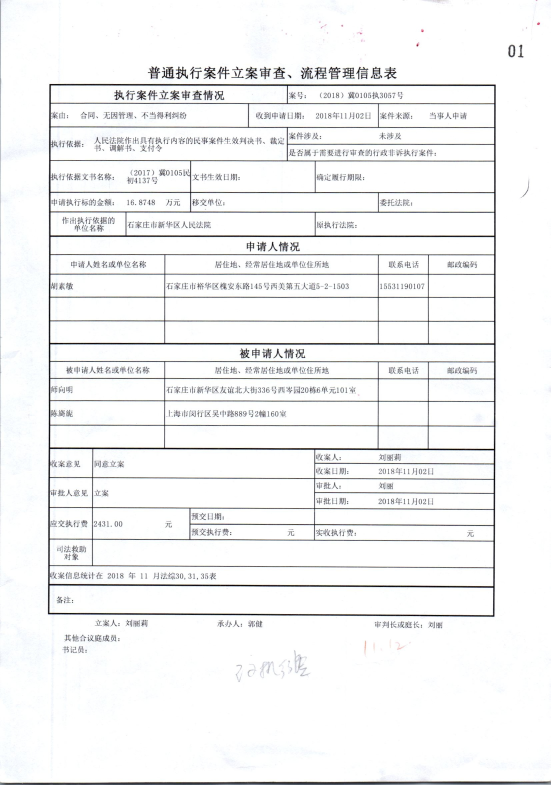
#> input picture 0.jpg, 1651 x 2355 px (shown at 1/3 size)
$ python my2.py   (older library calls are emulated)
#> lines starting #> are read from the running program, lines starting #| are printed output that depends on the picture; after the words box and inside, x2 and y2 are one past the last pixel; in counts of white or black regions, pixels touching at a corner belong together
# coding:utf8


import cv2
import numpy as np


def preprocess(gray):
    # 1. Sobel算子，x方向求梯度
    sobel = cv2.Sobel(gray, cv2.CV_8U, 1, 1, ksize=3)
    # 2. 二值化
    ret, binary = cv2.threshold(sobel, 0, 255, cv2.THRESH_OTSU + cv2.THRESH_BINARY)
    # 3. 膨胀和腐蚀操作的核函数
    element1 = cv2.getStructuringElement(cv2.MORPH_RECT, (30, 10))
    element2 = cv2.getStructuringElement(cv2.MORPH_RECT, (24, 6))

    # 4. 膨胀一次，让轮廓突出
    dilation = cv2.dilate(binary, element2, iterations=1)

    # 5. 腐蚀一次，去掉细节，如表格线等。注意这里去掉的是竖直的线
    erosion = cv2.erode(dilation, element1, iterations=1)
    # [5 lines of commented-out code are left out]
    dilation2 = cv2.dilate(erosion, element2, iterations=1)

    # 7. 存储中间图片
    cv2.imwrite("binary.png", binary)
    cv2.imwrite("dilation.png", dilation)
    cv2.imwrite("erosion.png", erosion)
    cv2.imwrite("dilation2.png", dilation2)

    return dilation2


def findTextRegion(img):
    region = []

    # 1. 查找轮廓
    _, contours, hierarchy = cv2.findContours(img, cv2.RETR_TREE, cv2.CHAIN_APPROX_SIMPLE)  # opencv3.4

    # 2. 筛选那些面积小的
    for i in range(len(contours)):
        cnt = contours[i]
        # 计算该轮廓的面积
        area = cv2.contourArea(cnt)

        # 面积小的都筛选掉
        if area < 500:
            continue

        # 轮廓近似，作用很小
        epsilon = 0.001 * cv2.arcLength(cnt, True)
        approx = cv2.approxPolyDP(cnt, epsilon, True)

        # 找到最小的矩形，该矩形可能有方向
        rect = cv2.minAreaRect(cnt)
        print("rect is: ", rect)

        # box是四个点的坐标
        box = cv2.boxPoints(rect)
        box = np.int0(box)

        # 计算高和宽
        height = abs(box[0][1] - box[2][1])
        width = abs(box[0][0] - box[2][0])

        # 筛选那些太细的矩形，留下扁的
        if (height > width * 1.2):
            continue

        region.append(box)

    return region


def detect(img):
    # 1.  转化成灰度图
    gray = cv2.cvtColor(img, cv2.COLOR_BGR2GRAY)

    # 2. 形态学变换的预处理，得到可以查找矩形的图片
    dilation = preprocess(gray)

    # 3. 查找和筛选文字区域
    region = findTextRegion(dilation)

    # 4. 用绿线画出这些找到的轮廓
    for box in region:
        cv2.drawContours(img, [box], 0, (0, 255, 0), 2)

    cv2.namedWindow("img", cv2.WINDOW_NORMAL)
    cv2.imshow("img", img)

    # 带轮廓的图片
    cv2.imwrite("contours.png", img)

    cv2.waitKey(0)
    cv2.destroyAllWindows()


if __name__ == '__main__':
    # 读取文件
    img = cv2.imread('0.jpg')
#> img is the input picture: shape (2355, 1651, 3); mean B, G, R 243.8, 243.5, 242.9
    shape = img.shape
    img = cv2.resize(img, (img.shape[1], img.shape[0]))
    detect(img)
#> in preprocess, `sobel = cv2.Sobel(gray, cv2.CV_8U, 1, 1, ksize=3)`:
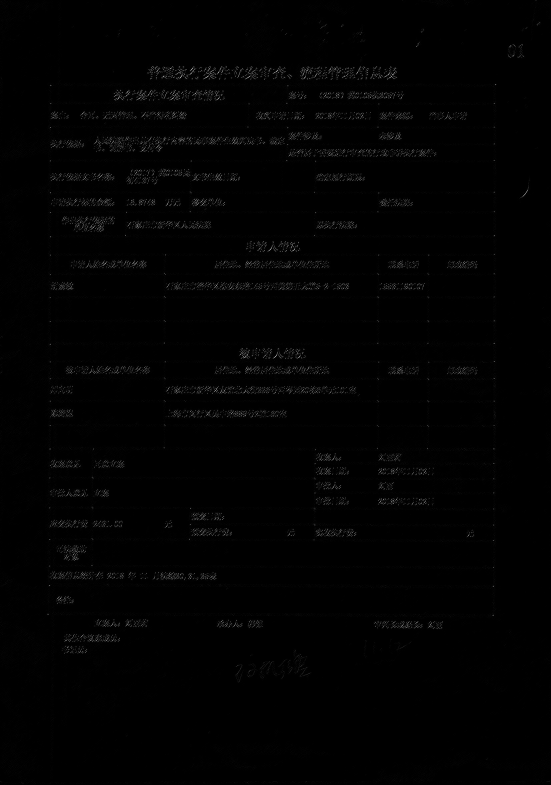
#> sobel: shape (2355, 1651) (shown at 1/3 size); min 0, max 255, mean 1.9
#> in preprocess, `ret, binary = cv2.threshold(sobel, 0, 255, cv2.THRESH_OTSU + cv2.THRES..`:
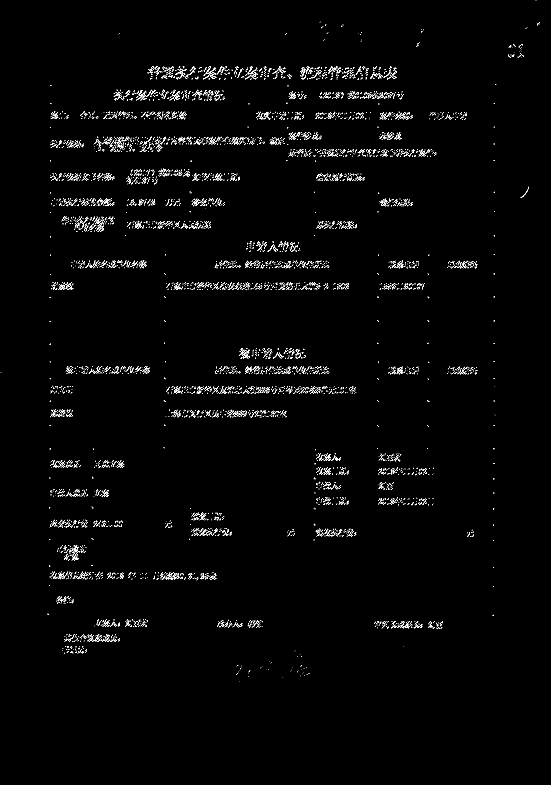
#> binary: shape (2355, 1651) (shown at 1/3 size); 1.2% white in thin lines or dots, all inside (x1, y1, x2, y2) = (1, 1, 1620, 2044)
#> in preprocess, `ret, binary = cv2.threshold(sobel, 0, 255, cv2.THRESH_OTSU + cv2.THRES..`: ret = 49
#> in preprocess, `dilation = cv2.dilate(binary, element2, iterations=1)`:
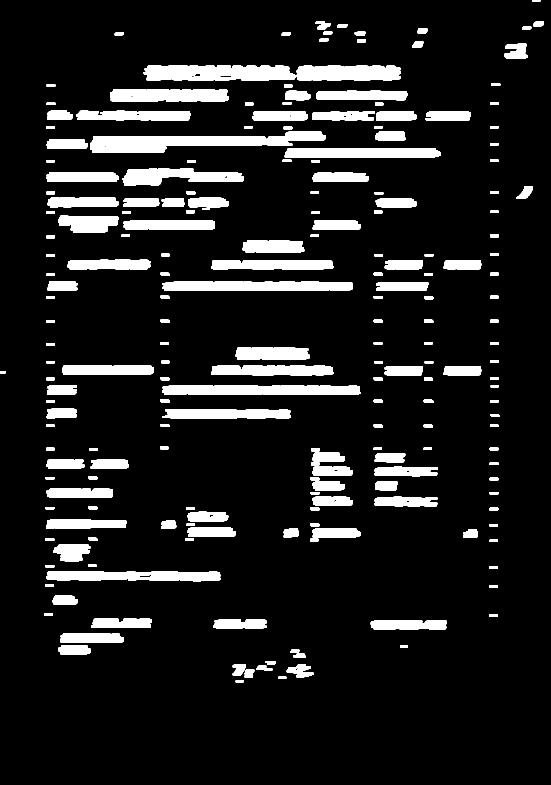
#> dilation: shape (2355, 1651) (shown at 1/3 size); 11% white; 213 white regions, largest, box (x1, y1, x2, y2) and area: (270, 394, 977, 459) 24490, (431, 196, 887, 242) 18282, (487, 1156, 1081, 1185) 16060
#> in preprocess, `erosion = cv2.erode(dilation, element1, iterations=1)`:
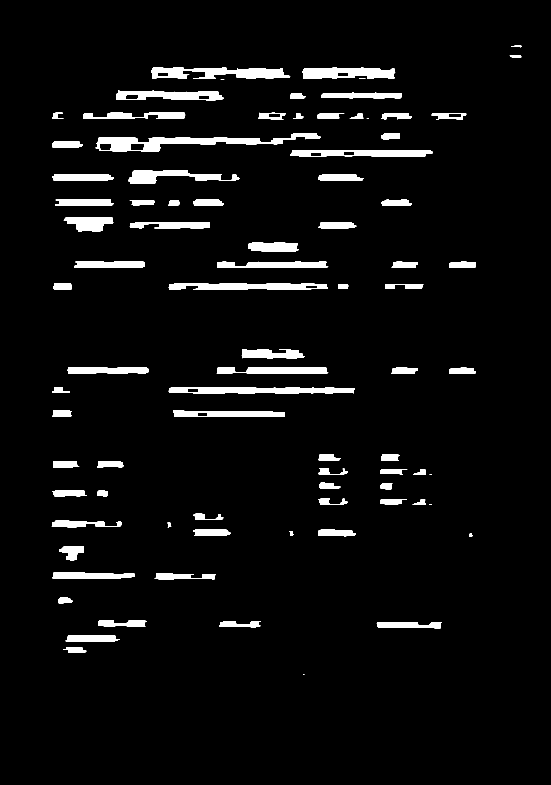
#> erosion: shape (2355, 1651) (shown at 1/3 size); 4.7% white; 84 white regions (5 under 20 px), largest, box (x1, y1, x2, y2) and area: (287, 399, 962, 455) 13141, (453, 201, 871, 237) 9207, (505, 1161, 1064, 1181) 8966
#> in preprocess, `dilation2 = cv2.dilate(erosion, element2, iterations=1)`:
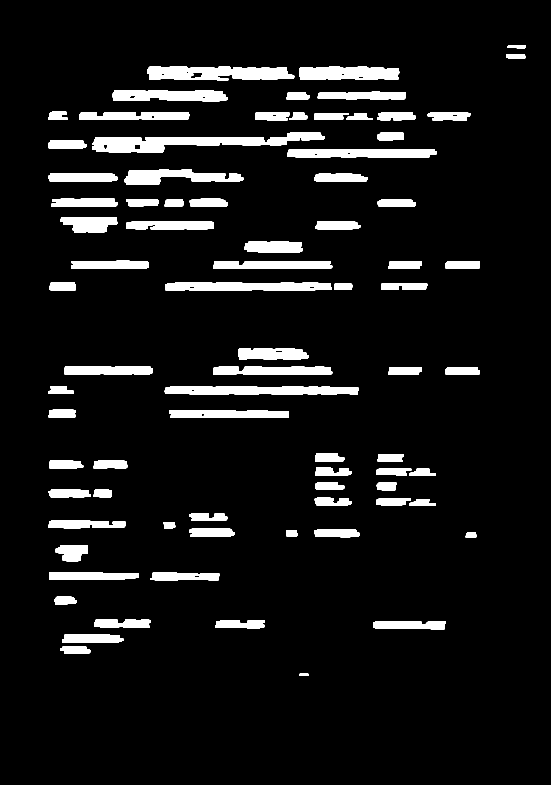
#> dilation2: shape (2355, 1651) (shown at 1/3 size); 7.8% white; 79 white regions
#> in findTextRegion, `_, contours, hierarchy = cv2.findContours(img, cv2.RETR_TREE, cv2.CHAI..`: contours = 96 contours; largest, box (x1, y1, x2, y2) and area: (276, 397, 974, 458) 19692, (442, 199, 883, 241) 14525, (494, 1159, 1076, 1184) 12523, (495, 848, 996, 872) 10781, (897, 200, 1198, 240) 10491
#> the loop in findTextRegion, `for i in range(len(contours)):` made 96 passes
#> (area, epsilon, rect, box, height, width) on passes 2 to 4: (1649, 0.219, ((225, 1950), (22, 90), -90), [[270, 1961], [180, 1961], [180, 1939], [270, 1939]], 22, 90), (3820.5, 0.406, ((277.5, 1915.5), (23, 183), -90), [[369, 1927], [186, 1927], [186, 1904], [369, 1904]], 23, 183), (4479, 0.493, ((1228, 1875.2), (22.83, 218), -89.66), [[1336, 1887], [1118, 1885], [1119, 1863], [1337, 1864]], 24, 217)
#> (printed output is left out)
#> after the loop in findTextRegion, `for i in range(len(contours)):`: region = 76 items
#> the loop in detect, `for box in region:` made 76 passes
#> box on passes 1 to 7: [[270, 1961], [180, 1961], [180, 1939], [270, 1939]], [[369, 1927], [186, 1927], [186, 1904], [369, 1904]], [[1336, 1887], [1118, 1885], [1119, 1863], [1337, 1864]], [[793, 1884], [646, 1884], [646, 1861], [793, 1861]], [[451, 1882], [283, 1882], [283, 1859], [451, 1859]], [[229, 1812], [163, 1812], [163, 1790], [229, 1790]], [[657, 1740], [452, 1740], [452, 1717], [657, 1717]]
#> after the loop in detect, `for box in region:`:
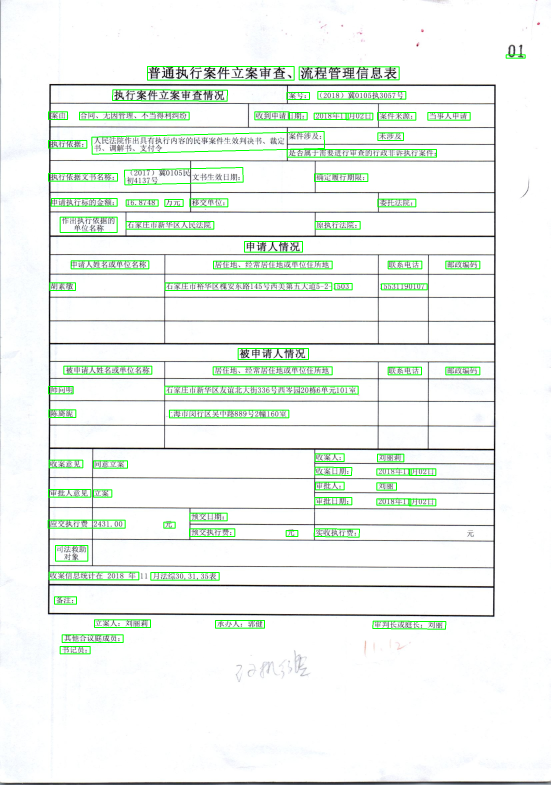
#> img: shape (2355, 1651, 3) (shown at 1/3 size); mean B, G, R 238.2, 243.7, 237.4

$ run again, with 1.jpg copied over 0.jpg
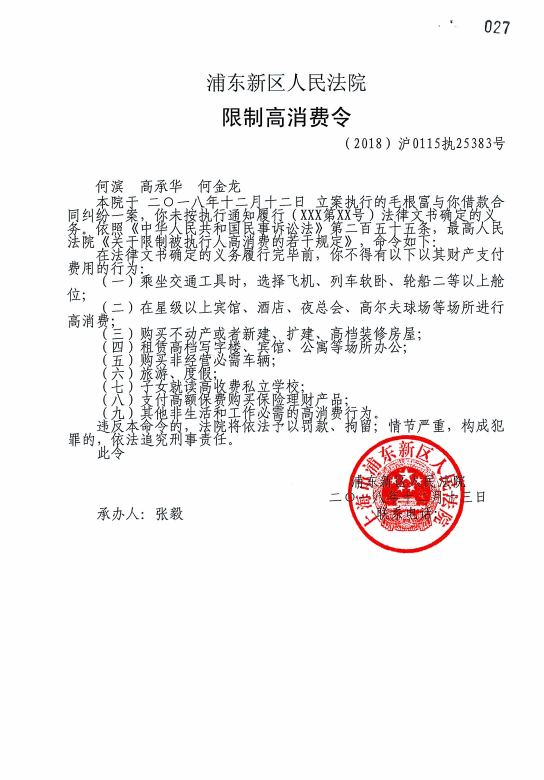
#> input picture 1.jpg, 1632 x 2340 px (shown at 1/3 size)
#> img is the input picture: shape (2340, 1632, 3); mean B, G, R 242.2, 242, 244
#> in preprocess, `ret, binary = cv2.threshold(sobel, 0, 255, cv2.THRESH_OTSU + cv2.THRES..`:
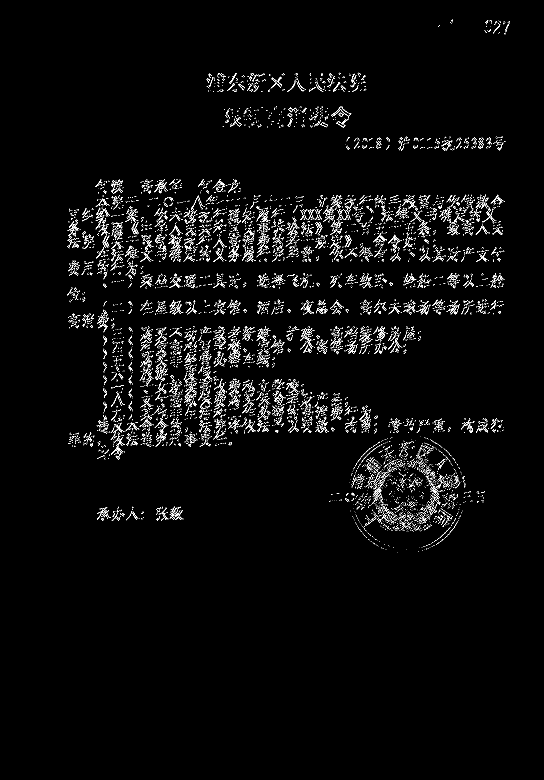
#> binary: shape (2340, 1632) (shown at 1/3 size); 2% white in thin lines or dots, all inside (x1, y1, x2, y2) = (201, 59, 1530, 1658)
#> ret = 86
#> dilation: shape (2340, 1632); 20.6% white; 34 white regions, largest, box (x1, y1, x2, y2) and area: (191, 537, 1526, 869) 256250, (194, 976, 1274, 1383) 240882, (977, 1307, 1466, 1658) 92569
#> erosion: shape (2340, 1632); 8.9% white; 103 white regions (27 under 20 px), largest, box (x1, y1, x2, y2) and area: (301, 984, 1130, 1374) 100779, (212, 591, 963, 830) 58733, (1039, 1324, 1394, 1647) 44905
#> dilation2: shape (2340, 1632); 15.4% white; 68 white regions
#> contours = 203 contours; largest, box (x1, y1, x2, y2) and area: (198, 585, 1517, 865) 203247, (290, 980, 1271, 1379) 191456, (1028, 1322, 1406, 1650) 79276, (1077, 900, 1514, 946) 14340, (1022, 624, 1257, 755) 13680
#> the loop in findTextRegion, `for i in range(len(contours)):` made 203 passes
#> area on passes 1, 4, 7: 206.5, 208.5, 54
#> (printed output is left out)
#> after the loop in findTextRegion, `for i in range(len(contours)):`: region = 58 items
#> the loop in detect, `for box in region:` made 58 passes
#> box on passes 1 to 7: [[435, 1567], [286, 1559], [288, 1523], [437, 1530]], [[464, 1564], [463, 1522], [553, 1519], [554, 1560]], [[1379, 1663], [1012, 1616], [1053, 1294], [1420, 1340]], [[1155, 1528], [1147, 1457], [1285, 1439], [1294, 1511]], [[1148, 1387], [1109, 1382], [1113, 1355], [1152, 1360]], [[308, 1339], [201, 1336], [202, 1297], [310, 1300]], [[1379, 1301], [1378, 1258], [1514, 1254], [1516, 1297]]
#> after the loop in detect, `for box in region:`:
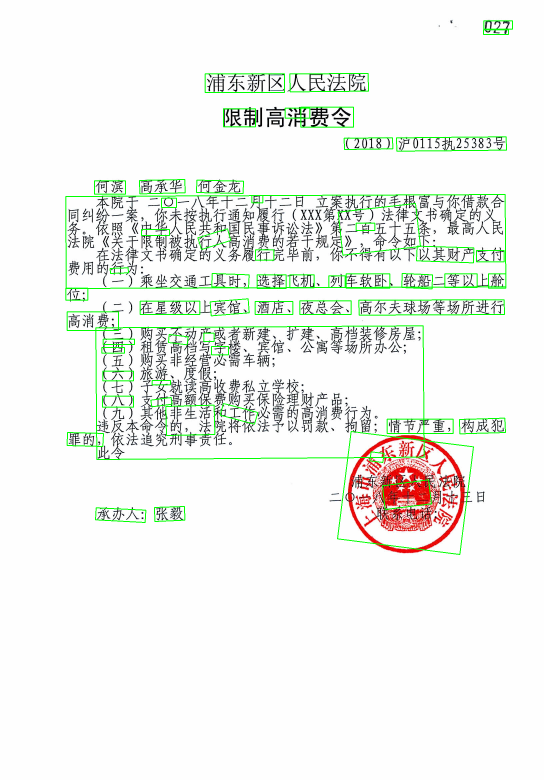
#> img: shape (2340, 1632, 3) (shown at 1/3 size); mean B, G, R 237.8, 242.4, 239.7

$ run again, with 2.jpg copied over 0.jpg
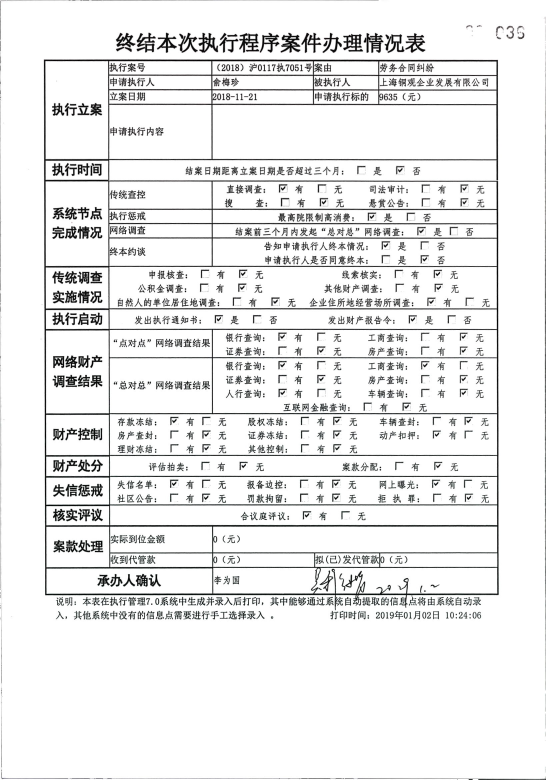
#> input picture 2.jpg, 1636 x 2338 px (shown at 1/3 size)
#> img is the input picture: shape (2338, 1636, 3); mean B, G, R 235.3, 235.4, 235.2
#> in preprocess, `ret, binary = cv2.threshold(sobel, 0, 255, cv2.THRESH_OTSU + cv2.THRES..`:
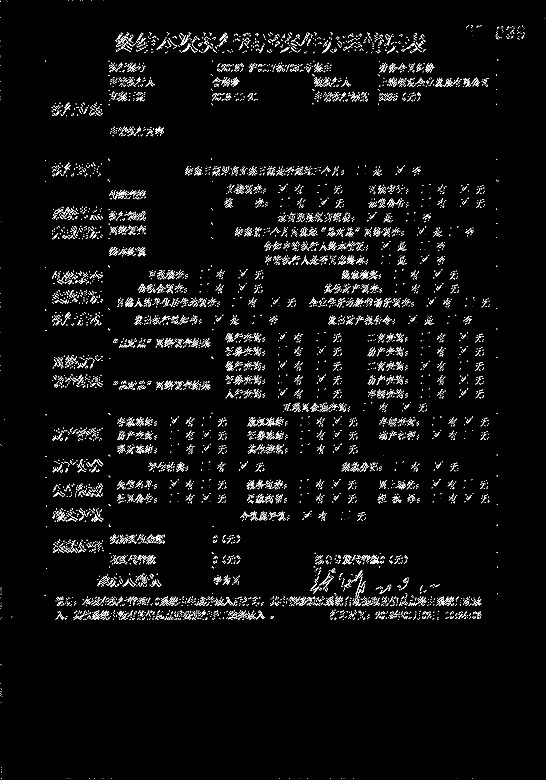
#> binary: shape (2338, 1636) (shown at 1/3 size); 2.4% white in thin lines or dots
#> ret = 61
#> dilation: shape (2338, 1636); 22.8% white; 399 white regions, largest, box (x1, y1, x2, y2) and area: (156, 1697, 1456, 1828) 55517, (336, 95, 1289, 163) 54950, (156, 1829, 833, 1863) 20826
#> erosion: shape (2338, 1636); 8.5% white; 261 white regions (12 under 20 px), largest, box (x1, y1, x2, y2) and area: (174, 1722, 1439, 1818) 25548, (711, 101, 1272, 158) 13006, (175, 1834, 659, 1859) 9574
#> dilation2: shape (2338, 1636); 15.6% white; 246 white regions
#> contours = 279 contours; largest, box (x1, y1, x2, y2) and area: (163, 1720, 1451, 1821) 39750, (700, 99, 1284, 162) 25740, (341, 99, 694, 161) 16208, (164, 1832, 671, 1862) 12708, (699, 682, 1220, 712) 12427
#> the loop in findTextRegion, `for i in range(len(contours)):` made 279 passes
#> (area, epsilon, rect, box, height, width) on passes 4, 5, 7: (2446.5, 0.296, ((1392.5, 1847), (22, 119), -90), [[1452, 1858], [1333, 1858], [1333, 1836], [1452, 1836]], 22, 119), (7642.5, 0.834, ((1154, 1846.6), (28.21, 340.1), -89.77), [[1323, 1861], [983, 1859], [984, 1831], [1324, 1833]], 30, 339), (3352.5, 0.362, ((750.5, 1846), (28, 155), -90), [[828, 1860], [673, 1860], [673, 1832], [828, 1832]], 28, 155)
#> (printed output is left out)
#> after the loop in findTextRegion, `for i in range(len(contours)):`: region = 192 items
#> the loop in detect, `for box in region:` made 192 passes
#> box on passes 1 to 3: [[1452, 1858], [1333, 1858], [1333, 1836], [1452, 1836]], [[1323, 1861], [983, 1859], [984, 1831], [1324, 1833]], [[828, 1860], [673, 1860], [673, 1832], [828, 1832]]
#> after the loop in detect, `for box in region:`:
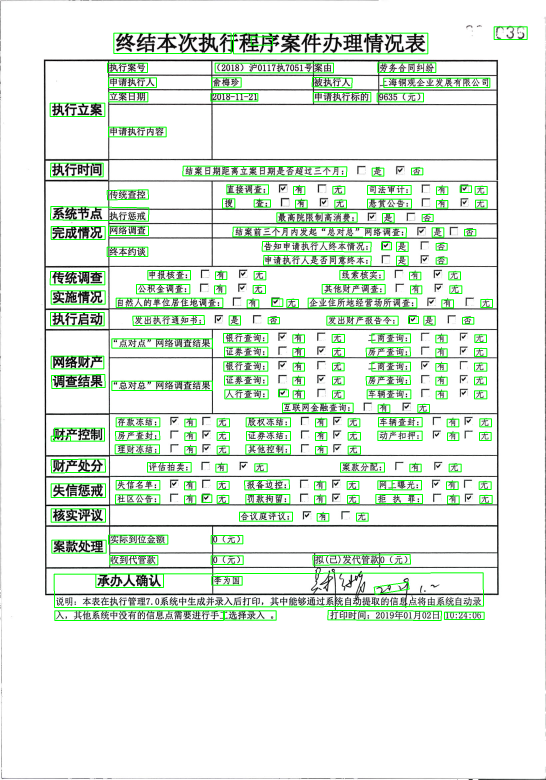
#> img: shape (2338, 1636, 3) (shown at 1/3 size); mean B, G, R 225.4, 235.9, 225.2
